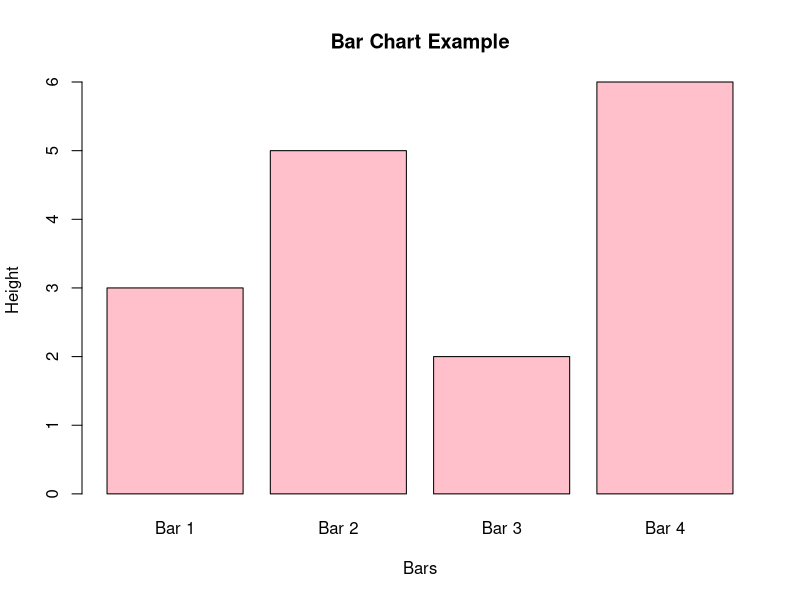

This chart was generated by the following R code:
# Sample data for bar chart
heights <- c(3, 5, 2, 6)  # Heights of the bars
names <- c("Bar 1", "Bar 2", "Bar 3", "Bar 4")  # Names for the bars

# Create bar chart
barplot(heights, names.arg = names, col = "pink", main = "Bar Chart Example", xlab = "Bars", ylab = "Height")
